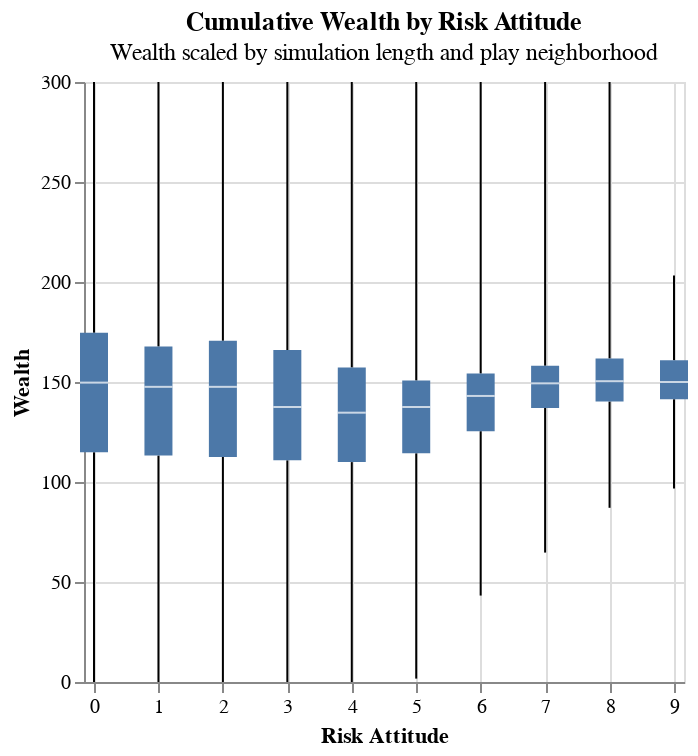

The notebook cell this image was saved under:
### Markdown cell above
Now plot scaled wealth distribution by risk attitude.

### Code cell
wealthchart_title = alt.TitleParams(
    "Cumulative Wealth by Risk Attitude",
    subtitle=["Wealth scaled by simulation length and play neighborhood"]
)

cum_wealth_boxplot = alt.Chart(agents_last_round_df, title=wealthchart_title).mark_boxplot(extent='min-max').encode(
    x=alt.X("risk_attitude", title="Risk Attitude").scale(domain=[0, 9]),
    y=alt.X("scaled_points", title="Wealth "),
) 
cum_wealth_boxplot

### Figure 1 — Vega specification as saved in the notebook (floating-point values rounded to 4 significant figures)
{"$schema": "https://vega.github.io/schema/vega/v5.json", "data": [{"name": "source_0"}, {"name": "data_0", "values": [{"lower_box_scaled_points": 140.3, "lower_whisker_scaled_points": 87.1, "mid_box_scaled_points": 150.4, "risk_attitude": 8, "upper_box_scaled_points": 161.7, "upper_whisker_scaled_points": 300.0}, {"lower_box_scaled_points": 125.4, "lower_whisker_scaled_points": 43.22, "mid_box_scaled_points": 143.0, "risk_attitude": 6, "upper_box_scaled_points": 154.3, "upper_whisker_scaled_points": 300.0}, {"lower_box_scaled_points": 109.9, "lower_whisker_scaled_points": 0.0, "mid_box_scaled_points": 134.7, "risk_attitude": 4, "upper_box_scaled_points": 157.3, "upper_whisker_scaled_points": 300.0}, {"lower_box_scaled_points": 114.3, "lower_whisker_scaled_points": 1.695, "mid_box_scaled_points": 137.5, "risk_attitude": 5, "upper_box_scaled_points": 150.8, "upper_whisker_scaled_points": 300.0}, {"lower_box_scaled_points": 137.0, "lower_whisker_scaled_points": 64.71, "mid_box_scaled_points": 149.3, "risk_attitude": 7, "upper_box_scaled_points": 158.1, "upper_whisker_scaled_points": 300.0}, {"lower_box_scaled_points": 141.4, "lower_whisker_scaled_points": 96.77, "mid_box_scaled_points": 150.0, "risk_attitude": 9, "upper_box_scaled_points": 160.9, "upper_whisker_scaled_points": 203.2}, {"lower_box_scaled_points": 110.8, "lower_whisker_scaled_points": 0.0, "mid_box_scaled_points": 137.5, "risk_attitude": 3, "upper_box_scaled_points": 166.0, "upper_whisker_scaled_points": 300.0}, {"lower_box_scaled_points": 114.9, "lower_whisker_scaled_points": 0.0, "mid_box_scaled_points": 149.7, "risk_attitude": 0, "upper_box_scaled_points": 174.6, "upper_whisker_scaled_points": 300.0}, {"lower_box_scaled_points": 112.5, "lower_whisker_scaled_points": 0.0, "mid_box_scaled_points": 147.6, "risk_attitude": 2, "upper_box_scaled_points": 170.6, "upper_whisker_scaled_points": 300.0}, {"lower_box_scaled_points": 113.2, "lower_whisker_scaled_points": 0.0, "mid_box_scaled_points": 147.6, "risk_attitude": 1, "upper_box_scaled_points": 167.8, "upper_whisker_scaled_points": 300.0}]}, {"name": "data_1", "values": [{"lower_box_scaled_points": 140.3, "lower_whisker_scaled_points": 87.1, "mid_box_scaled_points": 150.4, "risk_attitude": 8, "upper_box_scaled_points": 161.7, "upper_whisker_scaled_points": 300.0}, {"lower_box_scaled_points": 125.4, "lower_whisker_scaled_points": 43.22, "mid_box_scaled_points": 143.0, "risk_attitude": 6, "upper_box_scaled_points": 154.3, "upper_whisker_scaled_points": 300.0}, {"lower_box_scaled_points": 109.9, "lower_whisker_scaled_points": 0.0, "mid_box_scaled_points": 134.7, "risk_attitude": 4, "upper_box_scaled_points": 157.3, "upper_whisker_scaled_points": 300.0}, {"lower_box_scaled_points": 114.3, "lower_whisker_scaled_points": 1.695, "mid_box_scaled_points": 137.5, "risk_attitude": 5, "upper_box_scaled_points": 150.8, "upper_whisker_scaled_points": 300.0}, {"lower_box_scaled_points": 137.0, "lower_whisker_scaled_points": 64.71, "mid_box_scaled_points": 149.3, "risk_attitude": 7, "upper_box_scaled_points": 158.1, "upper_whisker_scaled_points": 300.0}, {"lower_box_scaled_points": 141.4, "lower_whisker_scaled_points": 96.77, "mid_box_scaled_points": 150.0, "risk_attitude": 9, "upper_box_scaled_points": 160.9, "upper_whisker_scaled_points": 203.2}, {"lower_box_scaled_points": 110.8, "lower_whisker_scaled_points": 0.0, "mid_box_scaled_points": 137.5, "risk_attitude": 3, "upper_box_scaled_points": 166.0, "upper_whisker_scaled_points": 300.0}, {"lower_box_scaled_points": 114.9, "lower_whisker_scaled_points": 0.0, "mid_box_scaled_points": 149.7, "risk_attitude": 0, "upper_box_scaled_points": 174.6, "upper_whisker_scaled_points": 300.0}, {"lower_box_scaled_points": 112.5, "lower_whisker_scaled_points": 0.0, "mid_box_scaled_points": 147.6, "risk_attitude": 2, "upper_box_scaled_points": 170.6, "upper_whisker_scaled_points": 300.0}, {"lower_box_scaled_points": 113.2, "lower_whisker_scaled_points": 0.0, "mid_box_scaled_points": 147.6, "risk_attitude": 1, "upper_box_scaled_points": 167.8, "upper_whisker_scaled_points": 300.0}]}, {"name": "data_2", "values": [{"lower_box_scaled_points": 140.3, "lower_whisker_scaled_points": 87.1, "mid_box_scaled_points": 150.4, "risk_attitude": 8, "upper_box_scaled_points": 161.7, "upper_whisker_scaled_points": 300.0}, {"lower_box_scaled_points": 125.4, "lower_whisker_scaled_points": 43.22, "mid_box_scaled_points": 143.0, "risk_attitude": 6, "upper_box_scaled_points": 154.3, "upper_whisker_scaled_points": 300.0}, {"lower_box_scaled_points": 109.9, "lower_whisker_scaled_points": 0.0, "mid_box_scaled_points": 134.7, "risk_attitude": 4, "upper_box_scaled_points": 157.3, "upper_whisker_scaled_points": 300.0}, {"lower_box_scaled_points": 114.3, "lower_whisker_scaled_points": 1.695, "mid_box_scaled_points": 137.5, "risk_attitude": 5, "upper_box_scaled_points": 150.8, "upper_whisker_scaled_points": 300.0}, {"lower_box_scaled_points": 137.0, "lower_whisker_scaled_points": 64.71, "mid_box_scaled_points": 149.3, "risk_attitude": 7, "upper_box_scaled_points": 158.1, "upper_whisker_scaled_points": 300.0}, {"lower_box_scaled_points": 141.4, "lower_whisker_scaled_points": 96.77, "mid_box_scaled_points": 150.0, "risk_attitude": 9, "upper_box_scaled_points": 160.9, "upper_whisker_scaled_points": 203.2}, {"lower_box_scaled_points": 110.8, "lower_whisker_scaled_points": 0.0, "mid_box_scaled_points": 137.5, "risk_attitude": 3, "upper_box_scaled_points": 166.0, "upper_whisker_scaled_points": 300.0}, {"lower_box_scaled_points": 114.9, "lower_whisker_scaled_points": 0.0, "mid_box_scaled_points": 149.7, "risk_attitude": 0, "upper_box_scaled_points": 174.6, "upper_whisker_scaled_points": 300.0}, {"lower_box_scaled_points": 112.5, "lower_whisker_scaled_points": 0.0, "mid_box_scaled_points": 147.6, "risk_attitude": 2, "upper_box_scaled_points": 170.6, "upper_whisker_scaled_points": 300.0}, {"lower_box_scaled_points": 113.2, "lower_whisker_scaled_points": 0.0, "mid_box_scaled_points": 147.6, "risk_attitude": 1, "upper_box_scaled_points": 167.8, "upper_whisker_scaled_points": 300.0}]}, {"name": "data_3", "values": [{"lower_box_scaled_points": 140.3, "lower_whisker_scaled_points": 87.1, "mid_box_scaled_points": 150.4, "risk_attitude": 8, "upper_box_scaled_points": 161.7, "upper_whisker_scaled_points": 300.0}, {"lower_box_scaled_points": 125.4, "lower_whisker_scaled_points": 43.22, "mid_box_scaled_points": 143.0, "risk_attitude": 6, "upper_box_scaled_points": 154.3, "upper_whisker_scaled_points": 300.0}, {"lower_box_scaled_points": 109.9, "lower_whisker_scaled_points": 0.0, "mid_box_scaled_points": 134.7, "risk_attitude": 4, "upper_box_scaled_points": 157.3, "upper_whisker_scaled_points": 300.0}, {"lower_box_scaled_points": 114.3, "lower_whisker_scaled_points": 1.695, "mid_box_scaled_points": 137.5, "risk_attitude": 5, "upper_box_scaled_points": 150.8, "upper_whisker_scaled_points": 300.0}, {"lower_box_scaled_points": 137.0, "lower_whisker_scaled_points": 64.71, "mid_box_scaled_points": 149.3, "risk_attitude": 7, "upper_box_scaled_points": 158.1, "upper_whisker_scaled_points": 300.0}, {"lower_box_scaled_points": 141.4, "lower_whisker_scaled_points": 96.77, "mid_box_scaled_points": 150.0, "risk_attitude": 9, "upper_box_scaled_points": 160.9, "upper_whisker_scaled_points": 203.2}, {"lower_box_scaled_points": 110.8, "lower_whisker_scaled_points": 0.0, "mid_box_scaled_points": 137.5, "risk_attitude": 3, "upper_box_scaled_points": 166.0, "upper_whisker_scaled_points": 300.0}, {"lower_box_scaled_points": 114.9, "lower_whisker_scaled_points": 0.0, "mid_box_scaled_points": 149.7, "risk_attitude": 0, "upper_box_scaled_points": 174.6, "upper_whisker_scaled_points": 300.0}, {"lower_box_scaled_points": 112.5, "lower_whisker_scaled_points": 0.0, "mid_box_scaled_points": 147.6, "risk_attitude": 2, "upper_box_scaled_points": 170.6, "upper_whisker_scaled_points": 300.0}, {"lower_box_scaled_points": 113.2, "lower_whisker_scaled_points": 0.0, "mid_box_scaled_points": 147.6, "risk_attitude": 1, "upper_box_scaled_points": 167.8, "upper_whisker_scaled_points": 300.0}]}], "marks": [{"type": "rule", "name": "layer_0_marks", "from": {"data": "data_0"}, "encode": {"update": {"x": {"field": "risk_attitude", "scale": "x"}, "y": {"field": "lower_whisker_scaled_points", "scale": "y"}, "y2": {"field": "lower_box_scaled_points", "scale": "y"}, "tooltip": {"signal": "{\"Max of Wealth \": format(datum[\"upper_whisker_scaled_points\"], \"\"), \"Q3 of Wealth \": format(datum[\"upper_box_scaled_points\"], \"\"), \"Median of Wealth \": format(datum[\"mid_box_scaled_points\"], \"\"), \"Q1 of Wealth \": format(datum[\"lower_box_scaled_points\"], \"\"), \"Min of Wealth \": format(datum[\"lower_whisker_scaled_points\"], \"\"), \"Risk Attitude\": format(datum[\"risk_attitude\"], \"\")}"}, "stroke": {"value": "black"}}}, "style": ["rule", "boxplot-rule"], "aria": false}, {"type": "rule", "name": "layer_1_marks", "from": {"data": "data_1"}, "encode": {"update": {"x": {"field": "risk_attitude", "scale": "x"}, "y2": {"field": "upper_whisker_scaled_points", "scale": "y"}, "stroke": {"value": "black"}, "y": {"field": "upper_box_scaled_points", "scale": "y"}, "tooltip": {"signal": "{\"Max of Wealth \": format(datum[\"upper_whisker_scaled_points\"], \"\"), \"Q3 of Wealth \": format(datum[\"upper_box_scaled_points\"], \"\"), \"Median of Wealth \": format(datum[\"mid_box_scaled_points\"], \"\"), \"Q1 of Wealth \": format(datum[\"lower_box_scaled_points\"], \"\"), \"Min of Wealth \": format(datum[\"lower_whisker_scaled_points\"], \"\"), \"Risk Attitude\": format(datum[\"risk_attitude\"], \"\")}"}}}, "style": ["rule", "boxplot-rule"], "aria": false}, {"type": "rect", "name": "layer_2_marks", "from": {"data": "data_2"}, "encode": {"update": {"xc": {"field": "risk_attitude", "scale": "x"}, "y2": {"field": "upper_box_scaled_points", "scale": "y"}, "fill": {"value": "#4c78a8"}, "y": {"field": "lower_box_scaled_points", "scale": "y"}, "width": {"value": 14}, "tooltip": {"signal": "{\"Max of Wealth \": format(datum[\"upper_whisker_scaled_points\"], \"\"), \"Q3 of Wealth \": format(datum[\"upper_box_scaled_points\"], \"\"), \"Median of Wealth \": format(datum[\"mid_box_scaled_points\"], \"\"), \"Q1 of Wealth \": format(datum[\"lower_box_scaled_points\"], \"\"), \"Min of Wealth \": format(datum[\"lower_whisker_scaled_points\"], \"\"), \"Risk Attitude\": format(datum[\"risk_attitude\"], \"\")}"}}}, "style": ["bar", "boxplot-box"]}, {"type": "rect", "name": "layer_3_marks", "from": {"data": "data_3"}, "encode": {"update": {"tooltip": {"signal": "{\"Max of Wealth \": format(datum[\"upper_whisker_scaled_points\"], \"\"), \"Q3 of Wealth \": format(datum[\"upper_box_scaled_points\"], \"\"), \"Median of Wealth \": format(datum[\"mid_box_scaled_points\"], \"\"), \"Q1 of Wealth \": format(datum[\"lower_box_scaled_points\"], \"\"), \"Min of Wealth \": format(datum[\"lower_whisker_scaled_points\"], \"\"), \"Risk Attitude\": format(datum[\"risk_attitude\"], \"\")}"}, "opacity": {"value": 0.7}, "fill": [{"value": "#4c78a8", "test": "datum['lower_box_scaled_points'] >= datum['upper_box_scaled_points']"}, {"value": "white"}], "xc": {"field": "risk_attitude", "scale": "x"}, "yc": {"field": "mid_box_scaled_points", "scale": "y"}, "width": {"value": 14}, "height": {"value": 1}}}, "style": ["tick", "boxplot-median"], "aria": false}], "scales": [{"name": "x", "type": "linear", "domain": [0, 9], "range": [0, {"signal": "width"}], "padding": 5, "zero": true}, {"name": "y", "type": "linear", "domain": {"fields": [{"data": "data_0", "field": "lower_whisker_scaled_points"}, {"data": "data_0", "field": "lower_box_scaled_points"}, {"data": "data_1", "field": "upper_box_scaled_points"}, {"data": "data_1", "field": "upper_whisker_scaled_points"}, {"data": "data_2", "field": "lower_box_scaled_points"}, {"data": "data_2", "field": "upper_box_scaled_points"}, {"data": "data_3", "field": "mid_box_scaled_points"}]}, "range": [{"signal": "height"}, 0], "zero": true, "nice": true}], "axes": [{"scale": "x", "tickCount": {"signal": "ceil(width/40)"}, "orient": "bottom", "ticks": false, "gridScale": "y", "minExtent": 0, "aria": false, "zindex": 0, "maxExtent": 0, "labels": false, "grid": true, "domain": false}, {"scale": "y", "zindex": 0, "labels": false, "ticks": false, "tickCount": {"signal": "ceil(height/40)"}, "orient": "left", "maxExtent": 0, "aria": false, "minExtent": 0, "gridScale": "x", "grid": true, "domain": false}, {"scale": "x", "labelFlush": true, "tickCount": {"signal": "ceil(width/40)"}, "labelOverlap": true, "zindex": 0, "grid": false, "title": "Risk Attitude", "orient": "bottom"}, {"scale": "y", "orient": "left", "title": "Wealth ", "labelOverlap": true, "zindex": 0, "grid": false, "tickCount": {"signal": "ceil(height/40)"}}], "title": {"text": "Cumulative Wealth by Risk Attitude", "frame": "group", "subtitle": ["Wealth scaled by simulation length and play neighborhood"]}, "width": 300, "style": "cell", "padding": 5, "height": 300, "background": "white"}
